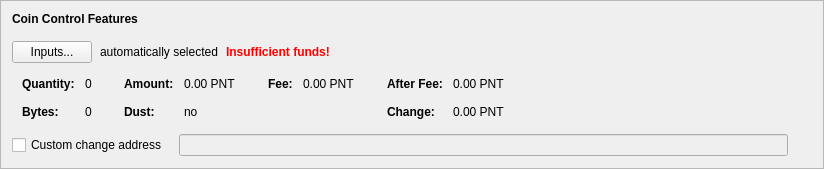
      <widget class="QFrame" name="frameCoinControl">
       <property name="sizePolicy">
        <sizepolicy hsizetype="Preferred" vsizetype="Fixed">
         <horstretch>0</horstretch>
         <verstretch>0</verstretch>
        </sizepolicy>
       </property>
       <property name="frameShape">
        <enum>QFrame::StyledPanel</enum>
       </property>
       <property name="frameShadow">
        <enum>QFrame::Raised</enum>
       </property>
       <layout class="QVBoxLayout" name="verticalLayout_4">
        <item>
         <layout class="QVBoxLayout" name="verticalLayoutCoinControl" stretch="0,0,0,0,0">
          <property name="spacing">
           <number>0</number>
          </property>
          <property name="sizeConstraint">
           <enum>QLayout::SetDefaultConstraint</enum>
          </property>
          <property name="leftMargin">
           <number>0</number>
          </property>
          <property name="topMargin">
           <number>0</number>
          </property>
          <item>
           <layout class="QHBoxLayout" name="horizontalLayoutCoinControl1">
            <property name="bottomMargin">
             <number>15</number>
            </property>
            <item>
             <widget class="QLabel" name="labelCoinControlFeatures">
              <property name="sizePolicy">
               <sizepolicy hsizetype="Preferred" vsizetype="Maximum">
                <horstretch>0</horstretch>
                <verstretch>0</verstretch>
               </sizepolicy>
              </property>
              <property name="font">
               <font>
                <weight>75</weight>
                <bold>true</bold>
               </font>
              </property>
              <property name="styleSheet">
               <string notr="true">font-weight:bold;</string>
              </property>
              <property name="text">
               <string>Coin Control Features</string>
              </property>
             </widget>
            </item>
           </layout>
          </item>
          <item>
           <layout class="QHBoxLayout" name="horizontalLayoutCoinControl2" stretch="0,0,0,0">
            <property name="spacing">
             <number>8</number>
            </property>
            <property name="bottomMargin">
             <number>10</number>
            </property>
            <item>
             <widget class="QPushButton" name="pushButtonCoinControl">
              <property name="styleSheet">
               <string notr="true"/>
              </property>
              <property name="text">
               <string>Inputs...</string>
              </property>
              <property name="autoDefault">
               <bool>false</bool>
              </property>
             </widget>
            </item>
            <item>
             <widget class="QLabel" name="labelCoinControlAutomaticallySelected">
              <property name="text">
               <string>automatically selected</string>
              </property>
              <property name="margin">
               <number>5</number>
              </property>
             </widget>
            </item>
            <item>
             <widget class="QLabel" name="labelCoinControlInsuffFunds">
              <property name="font">
               <font>
                <weight>75</weight>
                <bold>true</bold>
               </font>
              </property>
              <property name="styleSheet">
               <string notr="true">color:red;font-weight:bold;</string>
              </property>
              <property name="text">
               <string>Insufficient funds!</string>
              </property>
              <property name="margin">
               <number>5</number>
              </property>
             </widget>
            </item>
            <item>
             <spacer name="horizontalSpacerCoinControl">
              <property name="orientation">
               <enum>Qt::Horizontal</enum>
              </property>
              <property name="sizeHint" stdset="0">
               <size>
                <width>40</width>
                <height>1</height>
               </size>
              </property>
             </spacer>
            </item>
           </layout>
          </item>
          <item>
           <widget class="QWidget" name="widgetCoinControl" native="true">
            <property name="sizePolicy">
             <sizepolicy hsizetype="Preferred" vsizetype="Preferred">
              <horstretch>0</horstretch>
              <verstretch>0</verstretch>
             </sizepolicy>
            </property>
            <property name="minimumSize">
             <size>
              <width>0</width>
              <height>0</height>
             </size>
            </property>
            <property name="styleSheet">
             <string notr="true"/>
            </property>
            <layout class="QHBoxLayout" name="horizontalLayoutCoinControl5">
             <property name="leftMargin">
              <number>0</number>
             </property>
             <property name="topMargin">
              <number>0</number>
             </property>
             <property name="rightMargin">
              <number>0</number>
             </property>
             <property name="bottomMargin">
              <number>0</number>
             </property>
             <item>
              <layout class="QHBoxLayout" name="horizontalLayoutCoinControl3" stretch="0,0,0,1">
               <property name="spacing">
                <number>20</number>
               </property>
               <property name="topMargin">
                <number>0</number>
               </property>
               <property name="bottomMargin">
                <number>10</number>
               </property>
               <item>
                <layout class="QFormLayout" name="formLayoutCoinControl1">
                 <property name="horizontalSpacing">
                  <number>10</number>
                 </property>
                 <property name="verticalSpacing">
                  <number>14</number>
                 </property>
                 <property name="leftMargin">
                  <number>10</number>
                 </property>
                 <property name="topMargin">
                  <number>4</number>
                 </property>
                 <property name="rightMargin">
                  <number>6</number>
                 </property>
                 <item row="0" column="0">
                  <widget class="QLabel" name="labelCoinControlQuantityText">
                   <property name="font">
                    <font>
                     <weight>75</weight>
                     <bold>true</bold>
                    </font>
                   </property>
                   <property name="text">
                    <string>Quantity:</string>
                   </property>
                   <property name="margin">
                    <number>0</number>
                   </property>
                  </widget>
                 </item>
                 <item row="0" column="1">
                  <widget class="QLabel" name="labelCoinControlQuantity">
                   <property name="cursor">
                    <cursorShape>IBeamCursor</cursorShape>
                   </property>
                   <property name="contextMenuPolicy">
                    <enum>Qt::ActionsContextMenu</enum>
                   </property>
                   <property name="text">
                    <string notr="true">0</string>
                   </property>
                   <property name="margin">
                    <number>0</number>
                   </property>
                   <property name="textInteractionFlags">
                    <set>Qt::LinksAccessibleByMouse|Qt::TextSelectableByKeyboard|Qt::TextSelectableByMouse</set>
                   </property>
                  </widget>
                 </item>
                 <item row="1" column="0">
                  <widget class="QLabel" name="labelCoinControlBytesText">
                   <property name="font">
                    <font>
                     <weight>75</weight>
                     <bold>true</bold>
                    </font>
                   </property>
                   <property name="text">
                    <string>Bytes:</string>
                   </property>
                  </widget>
                 </item>
                 <item row="1" column="1">
                  <widget class="QLabel" name="labelCoinControlBytes">
                   <property name="cursor">
                    <cursorShape>IBeamCursor</cursorShape>
                   </property>
                   <property name="contextMenuPolicy">
                    <enum>Qt::ActionsContextMenu</enum>
                   </property>
                   <property name="text">
                    <string notr="true">0</string>
                   </property>
                   <property name="textInteractionFlags">
                    <set>Qt::LinksAccessibleByMouse|Qt::TextSelectableByKeyboard|Qt::TextSelectableByMouse</set>
                   </property>
                  </widget>
                 </item>
                </layout>
               </item>
               <item>
                <layout class="QFormLayout" name="formLayoutCoinControl2">
                 <property name="horizontalSpacing">
                  <number>10</number>
                 </property>
                 <property name="verticalSpacing">
                  <number>14</number>
                 </property>
                 <property name="leftMargin">
                  <number>6</number>
                 </property>
                 <property name="topMargin">
                  <number>4</number>
                 </property>
                 <property name="rightMargin">
                  <number>6</number>
                 </property>
                 <item row="0" column="0">
                  <widget class="QLabel" name="labelCoinControlAmountText">
                   <property name="font">
                    <font>
                     <weight>75</weight>
                     <bold>true</bold>
                    </font>
                   </property>
                   <property name="text">
                    <string>Amount:</string>
                   </property>
                   <property name="margin">
                    <number>0</number>
                   </property>
                  </widget>
                 </item>
                 <item row="0" column="1">
                  <widget class="QLabel" name="labelCoinControlAmount">
                   <property name="cursor">
                    <cursorShape>IBeamCursor</cursorShape>
                   </property>
                   <property name="contextMenuPolicy">
                    <enum>Qt::ActionsContextMenu</enum>
                   </property>
                   <property name="text">
                    <string notr="true">0.00 PNT</string>
                   </property>
                   <property name="textInteractionFlags">
                    <set>Qt::LinksAccessibleByMouse|Qt::TextSelectableByKeyboard|Qt::TextSelectableByMouse</set>
                   </property>
                  </widget>
                 </item>
                 <item row="1" column="0">
                  <widget class="QLabel" name="labelCoinControlLowOutputText">
                   <property name="font">
                    <font>
                     <weight>75</weight>
                     <bold>true</bold>
                    </font>
                   </property>
                   <property name="text">
                    <string>Dust:</string>
                   </property>
                  </widget>
                 </item>
                 <item row="1" column="1">
                  <widget class="QLabel" name="labelCoinControlLowOutput">
                   <property name="cursor">
                    <cursorShape>IBeamCursor</cursorShape>
                   </property>
                   <property name="contextMenuPolicy">
                    <enum>Qt::ActionsContextMenu</enum>
                   </property>
                   <property name="text">
                    <string notr="true">no</string>
                   </property>
                   <property name="textInteractionFlags">
                    <set>Qt::LinksAccessibleByMouse|Qt::TextSelectableByKeyboard|Qt::TextSelectableByMouse</set>
                   </property>
                  </widget>
                 </item>
                </layout>
               </item>
               <item>
                <layout class="QFormLayout" name="formLayoutCoinControl3">
                 <property name="horizontalSpacing">
                  <number>10</number>
                 </property>
                 <property name="verticalSpacing">
                  <number>14</number>
                 </property>
                 <property name="leftMargin">
                  <number>6</number>
                 </property>
                 <property name="topMargin">
                  <number>4</number>
                 </property>
                 <property name="rightMargin">
                  <number>6</number>
                 </property>
                 <item row="0" column="0">
                  <widget class="QLabel" name="labelCoinControlFeeText">
                   <property name="font">
                    <font>
                     <weight>75</weight>
                     <bold>true</bold>
                    </font>
                   </property>
                   <property name="text">
                    <string>Fee:</string>
                   </property>
                   <property name="margin">
                    <number>0</number>
                   </property>
                  </widget>
                 </item>
                 <item row="0" column="1">
                  <widget class="QLabel" name="labelCoinControlFee">
                   <property name="cursor">
                    <cursorShape>IBeamCursor</cursorShape>
                   </property>
                   <property name="contextMenuPolicy">
                    <enum>Qt::ActionsContextMenu</enum>
                   </property>
                   <property name="text">
                    <string notr="true">0.00 PNT</string>
                   </property>
                   <property name="textInteractionFlags">
                    <set>Qt::LinksAccessibleByMouse|Qt::TextSelectableByKeyboard|Qt::TextSelectableByMouse</set>
                   </property>
                  </widget>
                 </item>
                </layout>
               </item>
               <item>
                <layout class="QFormLayout" name="formLayoutCoinControl4">
                 <property name="horizontalSpacing">
                  <number>10</number>
                 </property>
                 <property name="verticalSpacing">
                  <number>14</number>
                 </property>
                 <property name="leftMargin">
                  <number>6</number>
                 </property>
                 <property name="topMargin">
                  <number>4</number>
                 </property>
                 <property name="rightMargin">
                  <number>6</number>
                 </property>
                 <item row="0" column="0">
                  <widget class="QLabel" name="labelCoinControlAfterFeeText">
                   <property name="font">
                    <font>
                     <weight>75</weight>
                     <bold>true</bold>
                    </font>
                   </property>
                   <property name="text">
                    <string>After Fee:</string>
                   </property>
                   <property name="margin">
                    <number>0</number>
                   </property>
                  </widget>
                 </item>
                 <item row="0" column="1">
                  <widget class="QLabel" name="labelCoinControlAfterFee">
                   <property name="cursor">
                    <cursorShape>IBeamCursor</cursorShape>
                   </property>
                   <property name="contextMenuPolicy">
                    <enum>Qt::ActionsContextMenu</enum>
                   </property>
                   <property name="text">
                    <string notr="true">0.00 PNT</string>
                   </property>
                   <property name="textInteractionFlags">
                    <set>Qt::LinksAccessibleByMouse|Qt::TextSelectableByKeyboard|Qt::TextSelectableByMouse</set>
                   </property>
                  </widget>
                 </item>
                 <item row="1" column="0">
                  <widget class="QLabel" name="labelCoinControlChangeText">
                   <property name="font">
                    <font>
                     <weight>75</weight>
                     <bold>true</bold>
                    </font>
                   </property>
                   <property name="text">
                    <string>Change:</string>
                   </property>
                  </widget>
                 </item>
                 <item row="1" column="1">
                  <widget class="QLabel" name="labelCoinControlChange">
                   <property name="cursor">
                    <cursorShape>IBeamCursor</cursorShape>
                   </property>
                   <property name="contextMenuPolicy">
                    <enum>Qt::ActionsContextMenu</enum>
                   </property>
                   <property name="text">
                    <string notr="true">0.00 PNT</string>
                   </property>
                   <property name="textInteractionFlags">
                    <set>Qt::LinksAccessibleByMouse|Qt::TextSelectableByKeyboard|Qt::TextSelectableByMouse</set>
                   </property>
                  </widget>
                 </item>
                </layout>
               </item>
              </layout>
             </item>
            </layout>
           </widget>
          </item>
          <item>
           <layout class="QHBoxLayout" name="horizontalLayoutCoinControl4" stretch="0,0,0">
            <property name="spacing">
             <number>12</number>
            </property>
            <property name="sizeConstraint">
             <enum>QLayout::SetDefaultConstraint</enum>
            </property>
            <property name="topMargin">
             <number>5</number>
            </property>
            <property name="rightMargin">
             <number>5</number>
            </property>
            <item>
             <widget class="QCheckBox" name="checkBoxCoinControlChange">
              <property name="toolTip">
               <string>If this is activated, but the change address is empty or invalid, change will be sent to a newly generated address.</string>
              </property>
              <property name="text">
               <string>Custom change address</string>
              </property>
             </widget>
            </item>
            <item>
             <widget class="QValidatedLineEdit" name="lineEditCoinControlChange">
              <property name="enabled">
               <bool>false</bool>
              </property>
              <property name="sizePolicy">
               <sizepolicy hsizetype="Expanding" vsizetype="Fixed">
                <horstretch>0</horstretch>
                <verstretch>0</verstretch>
               </sizepolicy>
              </property>
             </widget>
            </item>
            <item>
             <widget class="QLabel" name="labelCoinControlChangeLabel">
              <property name="sizePolicy">
               <sizepolicy hsizetype="Preferred" vsizetype="Expanding">
                <horstretch>0</horstretch>
                <verstretch>0</verstretch>
               </sizepolicy>
              </property>
              <property name="minimumSize">
               <size>
                <width>0</width>
                <height>0</height>
               </size>
              </property>
              <property name="text">
               <string/>
              </property>
              <property name="margin">
               <number>3</number>
              </property>
             </widget>
            </item>
           </layout>
          </item>
          <item>
           <spacer name="verticalSpacerCoinControl">
            <property name="orientation">
             <enum>Qt::Vertical</enum>
            </property>
            <property name="sizeType">
             <enum>QSizePolicy::Expanding</enum>
            </property>
            <property name="sizeHint" stdset="0">
             <size>
              <width>800</width>
              <height>1</height>
             </size>
            </property>
           </spacer>
          </item>
         </layout>
        </item>
       </layout>
      </widget>
